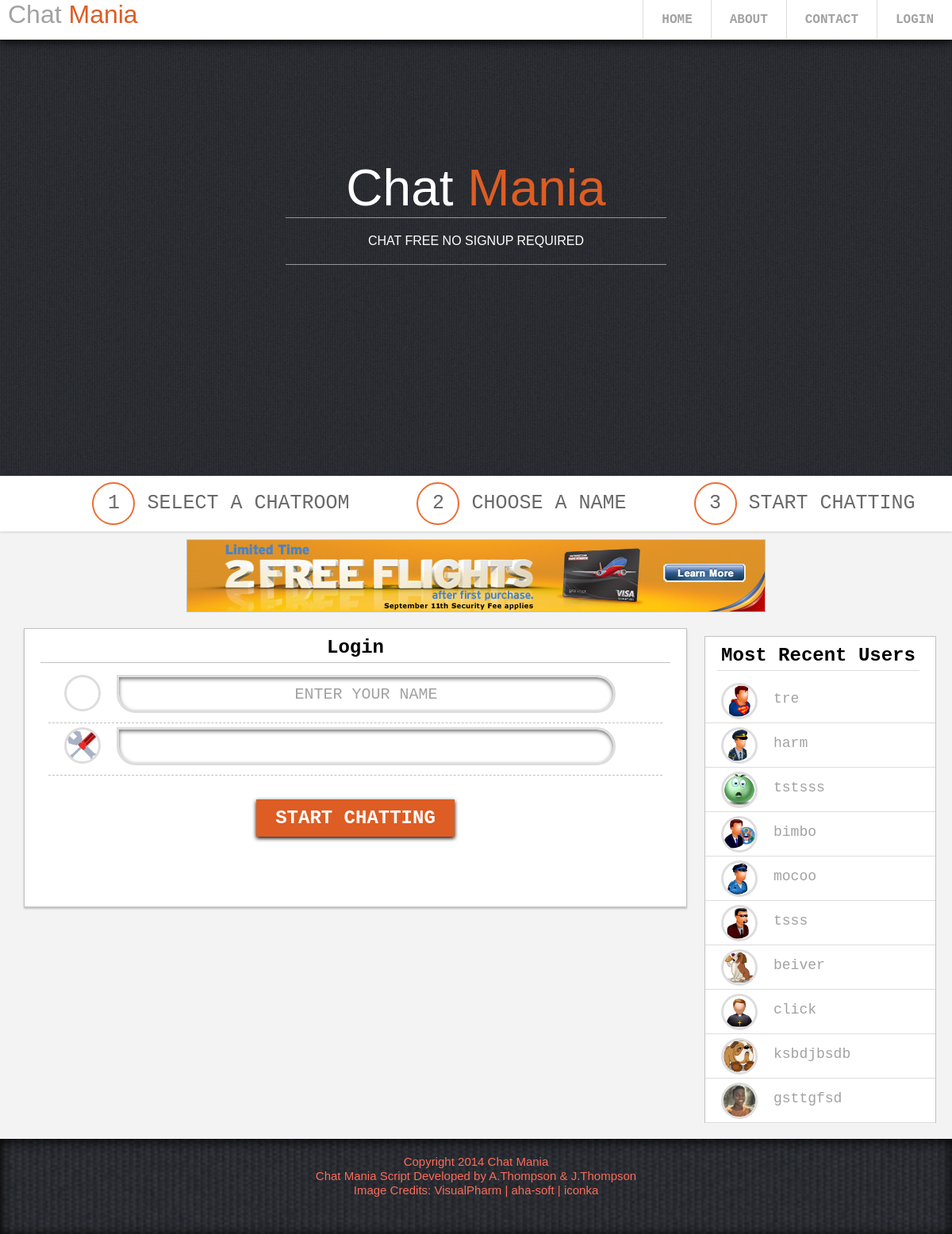
Screenshot of /userlogin.php with the database file from the repository.
### tables this page shows
CREATE TABLE IF NOT EXISTS `settings` (
  `id` int(11) NOT NULL,
  `SiteTitle` varchar(100) DEFAULT NULL,
  `SiteDescription` text,
  `SiteBackground` varchar(200) DEFAULT NULL,
  `About` text,
  `Contact` text,
  `AdsCode` text NOT NULL,
  `AdsCodeH` text NOT NULL,
  UNIQUE KEY `SiteTitle` (`SiteTitle`)
);

CREATE TABLE IF NOT EXISTS `users` (
  `Name` varchar(100) DEFAULT NULL,
  `Password` varchar(100) NOT NULL,
  `Sex` varchar(2) NOT NULL,
  `LoginDate` datetime NOT NULL,
  `lastDetected` datetime DEFAULT NULL,
  `Image` varchar(100) DEFAULT NULL,
  `CurrentRoom` int(11) NOT NULL,
  UNIQUE KEY `Name` (`Name`)
);

### sitedata.php (called while the page is built, shortened)
<?php
include 'config.php';
$results = mysql_query('SELECT * FROM settings');
while($row = mysql_fetch_array($results)){
	$t = explode("#", $row['SiteTitle']);
	$siteTitle1 = $t[0];
	$siteTitle2 = $t[1];
	$siteDescription = $row['SiteDescription'];
	$adsh = $row['AdsCodeH'];
}
?>

### config.php (called while the page is built)
<?php
$dbHost = "localhost";
$dbName = "chatmania3";
$dbUsername = "root";
$dbPassword = "";
?>

### startdb.php (called while the page is built, shortened)
<?php
include 'config.php';
function startDB($query){
	$results = mysql_query($query);
	return $results;
}
?>

### userlogin.php (the view, shortened to what this page needs)
<?php
include 'sitedata.php';
include 'startdb.php';
?>
<!DOCTYPE html>
<html>
	<head>
		<link rel="stylesheet" type="text/css" href="chatmain.css" />
		<link rel="stylesheet" type="text/css" href="footer.css" />
	</head>
	<body>
		<div id='topNav'>
			<div id='siteTilleHolder'>
				<h1 id='siteTile'><?php echo $siteTitle1 . " <span id='st1'>" . $siteTitle2 ."</span>" ?></h1>
			</div>
			<div id='topLinksHolder'>
				<ul>
					<li><a href='index.php'>HOME</a></li>
					<li><a href='about.php'>ABOUT</a></li>
					<li><a href='contact.php'>CONTACT</a></li>
					<?php if(isset($_SESSION['username'])): ?>
					<li id='usr'><a id='userprofimg'></a>
						<ul id='usr-drop'>
							<li><a href='userprofile.php?username=<?php echo $_SESSION['username'] ?>'>MY PROFILE</a></li>
							<li><a href='userlogout.php'>LOGOUT</a></li>
						</ul>
					</li>
					<?php else: ?>
						<li><a href='userlogin.php'>LOGIN</a></li>
					<?php endif ?>
				</ul>
			</div>
		</div>
		<div id='welcomeNav'>
			<div id='welcomeText'>
				<a><?php echo "<span id='wt1'>" . $siteTitle1 . "  </span> <span id='wt2'>" . $siteTitle2 ."</span>" ?></a>
				<a id='welcomeDescription'><?php echo $siteDescription ?></a>
			</div>
		</div>
		<div id='bottomNav'>
			<a class="bottomNavText"><span class="infoNum">1</span> Select A Chatroom <span class="infoNum">2</span> Choose a Name <span class="infoNum">3</span> Start Chatting</a>
		</div>
		<div id='main'>
			<div id='adsh'>
				<?php if(strlen($adsh) <=1){
							echo "<img src=\"Images/adsh.jpg\" width=\"728\" height=\"90\" />";
						}else{
							echo $adsh;
						}
				?>
			</div>
			<div id='right-sidebar'>
				<div id='leftBar'>
					<h2>Most Recent Users</h2>
					<div id="leftBarBottom">
						<?php
							$usersResult = startDB("SELECT * FROM users ORDER BY lastDetected DESC LIMIT 0, 10");
							while($row = mysql_fetch_array($usersResult)):
								$topDir = 'Images/Avatars/' ;
								if(substr($row['Image'], 0, 4) == 'user'){
									$topDir = 'Images/UserAvatars/';
								}
								$style = "background: url('". $topDir. $row['Image'] . "');";
								$style .= "background-size: cover;";
								$style .= "background-position: center center;";
						?>
						<div class="recentUserBox">
							<div style="<?php echo $style; ?>" class="recentUserBoxImage">
							</div>
							<a class="recentUserBoxName"><?php echo $row['Name'] ?></a>
						</div>
						<?php endwhile; ?>
					</div>
				</div>
			</div>
			<div id='rightBar'>
				<?php if(!isset($_SESSION['username'])): ?>
				<div id='formInfo'>
					<h2 id='formName'>Login</h2>
					<div class='formBox'>
						<div id="newUser" class="recentUserBoxImage">
						</div>
						<input type='text' id='newUserName' value='ENTER YOUR NAME' onclick='if(this.value=="ENTER YOUR NAME"){this.value=""};' onblur='if(this.value==""){this.value="ENTER YOUR NAME"}' >
					</div>
					<div class='formBox'>
						<div id="newPassword" class="recentUserBoxImage">
						</div>
						<input type='password' id='newUserPassword' >
					</div>
					<h2 id='startBtn'>START CHATTING</h2>
				</div>
				<?php else : ?>
				<div id='suclogInfo'>
					<h1>You're Already Logged In ...</h1>
				</div>
				<?php endif ?>
			</div>
		</div>
		<?php include 'footer.php' ?>
	</body>
</html>

### chatmain.css (style rules this page uses)
body { margin:0px; min-width: 1170px; }
#topNav { display:block; position:relative; float:left; width: 100%; height: 50px; top:0px; border-bottom: black; box-shadow: 0px 2px 12px black; padding-top: 0px; z-index:10; }
#welcomeNav { display: block; position:relative; float:left; width: 100%; height: 550px; z-index:0; }
#welcomeText { display:block; width:auto; margin-top: 150px; text-align: center; }
#wt1 { font-size:4em; font-weight: 100; color: white; font-family: raleway, arial; }
#wt2 { font-size:4em; font-weight: 100; color: #dd5d24; font-family: raleway, arial; }
#welcomeDescription { display:block; color:white; font-size:1em; font-weight: 50; font-family: sans-serif; text-transform: uppercase; border-top: 1px solid rgba(255,255,255,0.5); border-bottom: 1px solid rgba(255,255,255,0.5); width:40%; margin:0 auto; padding:20px 0px 20px 0px; }
#bottomNav { display:block; position:relative; float:left; width: 100%; height: 70px; top:0px; border-bottom: #ddd; box-shadow: 0px 2px 2px #dedede; z-index:10; text-align: center; }
.bottomNavText { display:inline-block; height:70px; line-height:70px; text-align: center; font-family: Courier, Arial; font-size: 25px; color: #696969; text-transform: uppercase; }
.infoNum { display: inline-block; width: 50px; height: 50px; border-radius: 100%; border:2px solid #EE6C32; line-height:50px; margin-left: 70px; }
#main { display:block; position:relative; float:left; width: 100%; min-width: 1170px; padding-bottom:20px; top:0px; background-color: #f3f3f3; }
#rightBar { display:block; position:relative; margin:20px 314px 0px 0px; }
#leftBar { display:block; position:relative; background-color: white; max-height: 612px; min-height: 500px; margin:0px 0px 0px 0px; border:1px solid #c2c2c2; }
#right-sidebar { display:block; float:right; position:relative; width:292px; margin:20px 20px 0px 0px; }
#leftBar h2 { display:block; width:auto; padding:0px 0px 5px 0px; margin: 10px 20px 15px 15px; border-bottom: 1px solid #ddd; font-family: Courier; text-align: center; }
#leftBarBottom { display:block; width: auto; }
.recentUserBox { display:block; border-bottom: 1px solid #ddd; width:auto; height:50px; margin: 5px 0px 0px 0px; }
.recentUserBoxImage { display:inline-block; float:left; width:40px; height: 40px; border-radius: 100%; border:3px solid #ddd; margin-left: 20px; }
.recentUserBoxName { display:inline-block; margin:10px 0px 0px 20px; color:#a3a2a2; font-family: Courier; font-size: 18px; }
#formInfo, #logInfo, #suclogInfo { display:block; position:relative; width:auto; height: 350px; margin:10px 20px 10px 30px; background-color: white; border:1px solid #c2c2c2; box-shadow: 0px 2px 2px #c2c2c2; transition: all ease-in-out 0.4s; }
#formName { display:block; width:auto; padding:5px 0px 5px 0px; text-align: center; margin:5px 20px 15px 20px; border-bottom: 1px solid #c2c2c2; font-family: Courier; text-transform: capitalize; }
.formBox { display:block; width:auto; margin:5px 30px 5px 30px; height:60px; border-bottom: 1px dashed #c2c2c2; }
#newUserName, #newUserPassword { display:inline-block; width:80%; height:40px; border: 3px solid #ddd; margin-left:20px; border-bottom-left-radius: 30px; border-bottom-right-radius: 30px; border-top-right-radius: 30px; text-align: center; font-family: Courier; font-size: 20px; color:#a3a2a2; box-shadow: inset 0px 2px 5px #696868; }
#startBtn, #logbtn { display: block; padding:10px 20px 10px 20px; width:210px; margin:30px auto; background-color: #dd5d24; color:white; font-family: Courier; box-shadow: 0px 2px 5px black; cursor:pointer; text-align: center; transition:all ease-in-out 0.2s; }
#siteTilleHolder { display:inline; float:left; height:100%; text-align: left; }
#siteTilleHolder h1 { margin: 0px 0px 0px 10px; font-family: impact, arial; color:#a3a2a2; font-weight: 100; }
#siteTilleHolder #st1 { color: #dd5d24; }
#topLinksHolder { display:inline; height:100%; float: right; }
#topLinksHolder ul { list-style:none; margin:0px 0px 0px 0px; }
#topLinksHolder li { float:left; padding:15px 23px 15px 23px; border-left:1px solid #ddd; transition: all ease-in-out 0.4s; }
#topLinksHolder li a { text-decoration: none; color:#a3a2a2; font-family: Courier; font-weight: bold; transition: all ease-in-out 0.4s; }
#adsh { display: block; margin:10px auto; width: 728px; height: 90px; background-color: white; border: 1px solid #c2c2c2; }

### rows the page displays
settings: SiteTitle "Chat", SiteTitle "Mania", SiteDescription "CHAT FREE NO SIGNUP REQUIRED"
users: Image (picture), Name "tre"
users: Image (picture), Name "harm"
users: Image (picture), Name "tstsss"
users: Image (picture), Name "bimbo"
users: Image (picture), Name "mocoo"
users: Image (picture), Name "tsss"
users: Image (picture), Name "beiver"
users: Image (picture), Name "click"
users: Image (picture), Name "ksbdjbsdb"
users: Image (picture), Name "gsttgfsd"
